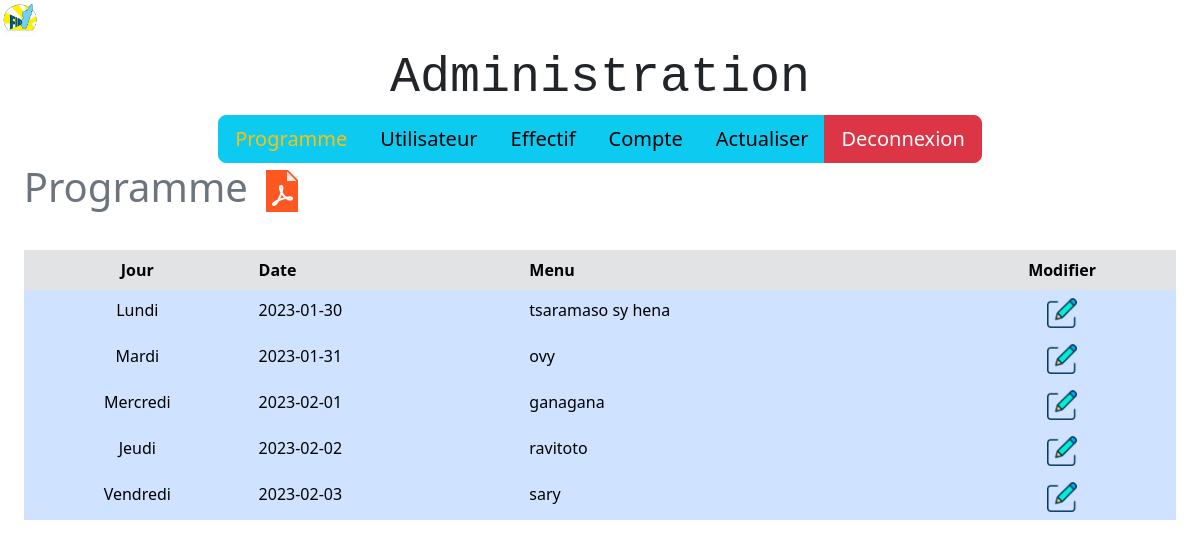
Page /admin/x/SNRS/admin.php on the committed database.
### tables this page shows
CREATE TABLE IF NOT EXISTS `andro` (
  `id` int(11) NOT NULL AUTO_INCREMENT,
  `jour` varchar(20) NOT NULL,
  `daty` date NOT NULL,
  `menu` varchar(100) NOT NULL,
  PRIMARY KEY (`id`)
);

### admin/x/SNRS/admin.php (the view, shortened to what this page needs)
<!DOCTYPE html>
<html lang="en">
<head>
    <link rel="stylesheet" href="../css/style.css">
    <link rel="stylesheet" href="../css/bootstrap.min.css">
    <link rel="stylesheet" href="style.css">
</head>
<body class="btn-dark">
<nav class="fixed-top">
<img src="../image/f.jpg" alt="" width="40" height="40" >
<center>
<div id="titre">Administration</div>
</center>
<div id="">
    <div class="container-fluid btn-lg">
         <div class="container-fluid">
            <div class="row">
                      <article class="col-md-12">
<center>
<div class="btn-group btn-group-lg" role="group" aria-label="Large button group" >
<a href="admin.php" class="btn btn-info text-warning"> Programme</a>
<a href="Utilisateur.php" class="btn btn-info">Utilisateur</a>
<a href="d1.php"class="btn btn-info">Effectif</a>
<a href="compte.php" class="btn btn-info">Compte</a>
<a href="actualiser.php" class="btn btn-info">Actualiser</a>
<a href="../index.php" class="btn btn-danger">Deconnexion</a>
</div>
</center>
                      </article >
            </div>
        </div>
</div>
</div>
<h1 class="text-secondary">  &thinsp; &thinsp;Programme <a href="../pdf/programme.php" > <img src="../image/pdf.png" alt=""> </a></h1>
</nav>
<div class="container-fluid btn-lg" id="popo">
         <div class="container-fluid">
            <div class="row">
                      <article class="col-md-12 text-dark">
                             <table class="table table-borderless ">
                             <header>
                             <tr class="table-secondary" >
                                    <th><center>Jour</center></th>
                                    <th>Date</th>
                                    <th>Menu</th>
                                  <th><center>Modifier</center></th>
                                </tr>
                             </header>
<?php
   include("../connexion.php");
   $req = mysqli_query($conn , "SELECT *FROM andro ");
   if(mysqli_num_rows($req)== 0)
   {
     echo("il n'y a pas d'emploie ajouter dans la base de donnee ");
   }
      else{
             while($row=mysqli_fetch_assoc($req)) {
?>
                                <tr class="table-primary">
                                    <td><center><?php echo $row['jour']; ?></center></td>
                                    <td><?php echo $row['daty']; ?></td>
                                    <td><?php echo $row['menu']; ?></td>
                                     <center>
                                     <td> <center><a href="formulaireMenu.php?modif=<?php echo $row['id'];   ?>"  ><img src="../image/edit.png" alt="" id="food" width="30" height="30"></a></center></td>
                                     </center>
                                </tr>
<?php                                               }
      }
?>
                         </table>
                      </article >
            </div>
        </div>
</div>
</body>
</html>

### admin/x/SNRS/style.css (style rules this page uses)
#titre { font-size: 50px; font-family: monospace; }
#popo { padding-top: 250px; }

### rows in the picture
andro: jour "Lundi", daty "2023-01-30", menu "tsaramaso sy hena"
andro: jour "Mardi", daty "2023-01-31", menu "ovy"
andro: jour "Mercredi", daty "2023-02-01", menu "ganagana"
andro: jour "Jeudi", daty "2023-02-02", menu "ravitoto"
andro: jour "Vendredi", daty "2023-02-03", menu "sary"
